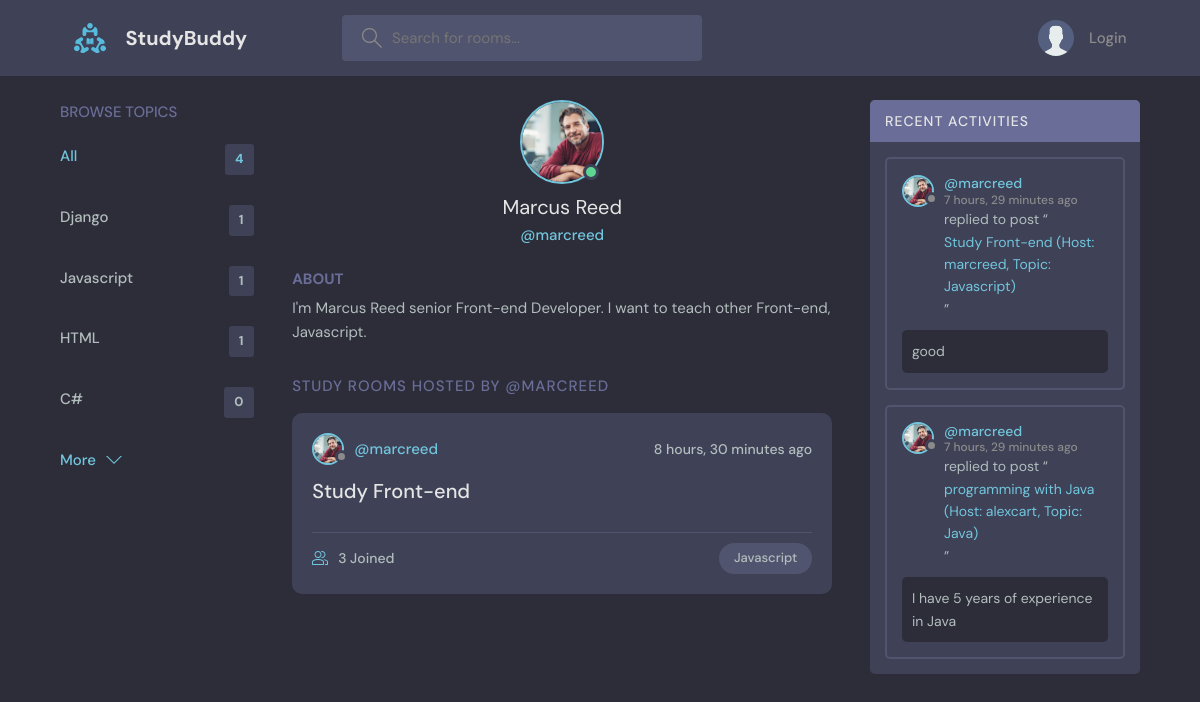
/user-profile/6/, run on the app's committed database.
### base/models.py (models this page shows, shortened)
class Topic(models.Model):
    name = models.CharField(max_length=200)

class User(AbstractUser):
    name = models.CharField(max_length=30, null=True)
    email = models.EmailField(unique=True, null=True)
    bio = models.TextField(null=True)
    avatar = models.ImageField(null=True, default='avatar.svg')
    USERNAME_FIELD = 'email'
    REQUIRED_FIELDS = []

class Room(models.Model):
    host = models.ForeignKey(User, on_delete=models.SET_NULL, null=True)
    topic = models.ForeignKey(Topic, on_delete=models.SET_NULL, null=True)
    name = models.CharField(max_length=60)
    description = models.TextField(null=True, blank=True)
    participants = models.ManyToManyField(User, related_name='participants', blank=True)
    created = models.DateTimeField(auto_now_add=True)
    updated = models.DateTimeField(auto_now=True)
    class Meta:
        ordering = ['-updated', '-created']
    def __str__(self):
        return f"{self.name} (Host: {self.host.username if self.host else 'No host'}, Topic: {self.topic.name if self.topic else 'No topic'})"

class Message(models.Model):
    user = models.ForeignKey(User, on_delete=models.CASCADE)
    room = models.ForeignKey(Room, on_delete=models.CASCADE)
    body = models.TextField()
    created = models.DateTimeField(auto_now_add=True)
    updated = models.DateTimeField(auto_now=True)
    class Meta:
        ordering = ['-created']

### base/views.py (the view)
# urls.py: path('user-profile/<int:pk>/', user_profile, name='user-profile'),
def user_profile(request, pk):
    user = User.objects.get(id=pk)
    rooms = user.room_set.all()
    room_messages = user.message_set.all()[:3]
    topics = Topic.objects.all()[0:4]
    context = {'user': user, 'rooms': rooms, 'room_messages': room_messages, 'topics': topics}
    return render(request, 'profile.html', context)

### templates/profile.html (shortened to what this page needs)
{% extends 'main.html' %}
{% block content %}
  <main class="profile-page layout layout--3">
    <div class="container">
      {% include 'topics-component.html' %}
      <div class="roomList">
        <div class="profile">
          <div class="profile__avatar">
            <div class="avatar avatar--large active">
              <img src="{{ user.avatar.url }}" />
            </div>
          </div>
          <div class="profile__info">
            <h3>{{ user.name }}</h3>
            <p>@{{ user.username }}</p>
          </div>
          <div class="profile__about">
            <h3>About</h3>
            <p>
              {{ user.bio }}
            </p>
          </div>
        </div>
        <div class="roomList__header">
          <div>
            <h2>Study Rooms Hosted by @{{ user.username }}</a>
            </h2>
          </div>
        </div>
        {% include 'feed-component.html' %}
      </div>
      {% include 'activity-component.html' %}
    </div>
  </main>
  {% endblock %}

### templates/main.html (shortened to what this page needs)
{% load static %}
<!DOCTYPE html>
<html lang="en">
  <head>
    <link rel="stylesheet" href="{% static 'styles/style.css' %}" />
  </head>
  <body>
    {% include 'navbar.html' %}
    {% block content %}
    {% endblock %}
  </body>
</html>

### templates/navbar.html (shortened to what this page needs)
{% load static %}
    <header class="header header--loggedIn">
      <div class="container" style="display: flex; justify-content: center; align-items: center;">
        <a href="{% url 'home' %}" class="header__logo">
          <img src="{% static 'images/logo.svg' %}" />
          <h1>StudyBuddy</h1>
        </a>
        <form class="header__search search2" method="GET" action="{% url 'home' %}">
          <label>
            <input name="q" placeholder="Search for rooms..." />
          </label>
        </form>
        <nav class="header__menu">
           {% if request.user.is_authenticated %}
          <div class="header__user">
            <a href="{% url 'user-profile' request.user.id %}">
              <div class="avatar avatar--medium active">
                <img src="{{ request.user.avatar.url }}" />
              </div>
              <p>{{ request.user.name }} <span>@{{ request.user.username }}</span></p>
            </a>
            <button class="dropdown-button">
              <svg version="1.1" xmlns="http://www.w3.org/2000/svg" width="32" height="32" viewBox="0 0 32 32">
                <title>chevron-down</title>
                <path d="M16 21l-13-13h-3l16 16 16-16h-3l-13 13z"></path>
              </svg>
            </button>
          </div>
          {% else %}
          <a href="{% url 'login-register' %}">
            <img src="{% static 'images/avatar.svg' %}" />
            <p>Login</p>
          {% endif %}
        </nav>
      </div>
    </header>

### templates/topics-component.html
        <div class="topics">
          <div class="topics__header">
            <h2>Browse Topics</h2>
          </div>
          <ul class="topics__list">
            <li>
              <a href="{% url 'home' %}" class="active">All <span>{{topics.count}}</span></a>
            </li>
            {% for topic in topics %}
            <li>
              <a href="{% url 'home' %}?q={{topic.name}}">{{topic.name}} <span>{{topic.room_set.all.count}}</span></a>
            </li>
            {% endfor %}
          </ul>
          <a class="btn btn--link" href="{% url 'topics' %}">
            More
            <svg version="1.1" xmlns="http://www.w3.org/2000/svg" width="32" height="32" viewBox="0 0 32 32">
              <title>chevron-down</title>
              <path d="M16 21l-13-13h-3l16 16 16-16h-3l-13 13z"></path>
            </svg>
          </a>
        </div>

### templates/feed-component.html (shortened to what this page needs)
        {% for room in rooms %}
          <div class="roomListRoom">
            <div class="roomListRoom__header">
              <a href="{% url 'user-profile' room.host.id %}" class="roomListRoom__author">
                <div class="avatar avatar--small">
                  <img src="{{ room.host.avatar.url }}" />
                </div>
                <span>@{{room.host.username}}</span>
              </a>
              <div class="roomListRoom__actions">
                <span>{{room.created|timesince}} ago</span>
              </div>
            </div>
            <div class="roomListRoom__content">
              <a href="{% url 'room' room.id %}">{{room.name}}</a>
            </div>
            <div class="roomListRoom__meta">
              <a href="{% url 'room' room.id %}" class="roomListRoom__joined">
                {{room.participants.all.count}} Joined
              </a>
              <p class="roomListRoom__topic">{{room.topic.name}}</p>
            </div>
          </div>
          {% endfor %}

### templates/activity-component.html (shortened to what this page needs)
        <div class="activities">
          <div class="activities__header">
            <h2>Recent Activities</h2>
          </div>
          {% for message in room_messages %}
          <div class="activities__box">
            <div class="activities__boxHeader roomListRoom__header">
              <a href="{% url 'user-profile' message.user.id %}" class="roomListRoom__author">
                <div class="avatar avatar--small">
                  <img src="{{ message.user.avatar.url }}" />
                </div>
                <p>
                  @{{message.user.username}}
                  <span>{{message.created|timesince}} ago</span>
                </p>
              </a>
            </div>
            <div class="activities__boxContent">
              <p>replied to post “<a href="{% url 'room' message.room.id %}">{{message.room}}</a>”</p>
              <div class="activities__boxRoomContent">
                {{message.body}}
              </div>
            </div>
          </div>
          {% endfor %}
        </div>

### data on the page
Topic: name "Django", room_set.all.count "1"
Topic: name "Javascript", room_set.all.count "1"
Topic: name "HTML", room_set.all.count "1"
Topic: name "C#", room_set.all.count "0"
User: avatar (picture), name "Marcus Reed", username "marcreed", bio "I'm Marcus Reed senior Front-end Developer. I want to teach other Front-end, Javascript.", username "MARCREED"
Room: host.avatar (picture), host.username "marcreed", created "8 hours, 30 minutes", name "Study Front-end", participants.all.count "3", topic.name "Javascript"
Message: user.avatar (picture), user.username "marcreed", created "7 hours, 29 minutes", room "Study Front-end (Host: marcreed, Topic: Javascript)", body "good"
Message: user.avatar (picture), user.username "marcreed", created "7 hours, 29 minutes", room "programming with Java (Host: alexcart, Topic: Java)", body "I have 5 years of experience in Java"

### other printed values
{{ topics.count }} "4"
